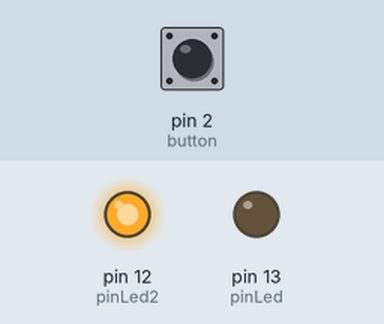
The sketch below on a simulated Arduino Uno, built with avr-gcc and run on an emulated ATmega328P. On the bench: output pins drawn as LEDs (lit = HIGH). The test bench sets the inputs (shaded band); at power-on: pin 2 (button) LOW.

Above: at 1.2 s.
1.3 s: pin 2 (button) pulled HIGH for 0.15 s
At 1.37 s:
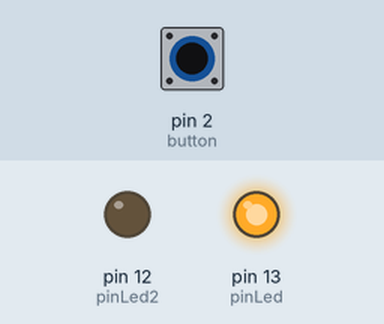
2.9 s: pin 2 (button) pulled HIGH for 3.2 s
At 7.1 s:
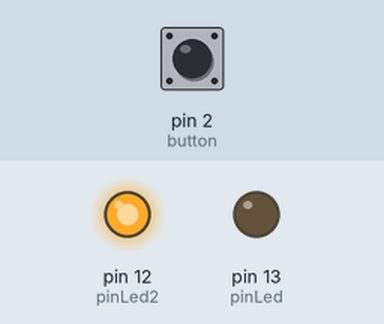
Timing chart, 0 to 8.6 s (numbered marks = the images above; inputs shaded):
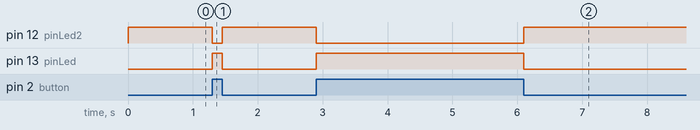

Measured:
- after the input at 1.3 s, pin 12 (pinLed2): HIGH → LOW at once, → HIGH 0.15 s later; pin 13 (pinLed): LOW → HIGH at once, → LOW 0.15 s later
- after the input at 2.9 s, pin 12 (pinLed2): HIGH → LOW at once, → HIGH 3.2 s later; pin 13 (pinLed): LOW → HIGH at once, → LOW 3.2 s later

The sketch:

buttonpress_led_on_and_off_2buttons.ino
```cpp
const int pinLed = 13;
const int pinLed2 = 12;
const int button = 2;
int button_stage = 0;


void setup() {
pinMode(pinLed, OUTPUT);
pinMode(pinLed2, OUTPUT);
pinMode(button, INPUT);


}

void loop() {
button_stage = digitalRead(button);
if (button_stage == HIGH){
  digitalWrite(pinLed, HIGH);
  digitalWrite(pinLed2, LOW);

  } else {
    digitalWrite(pinLed, LOW);
    digitalWrite(pinLed2, HIGH);
  }

}
```
